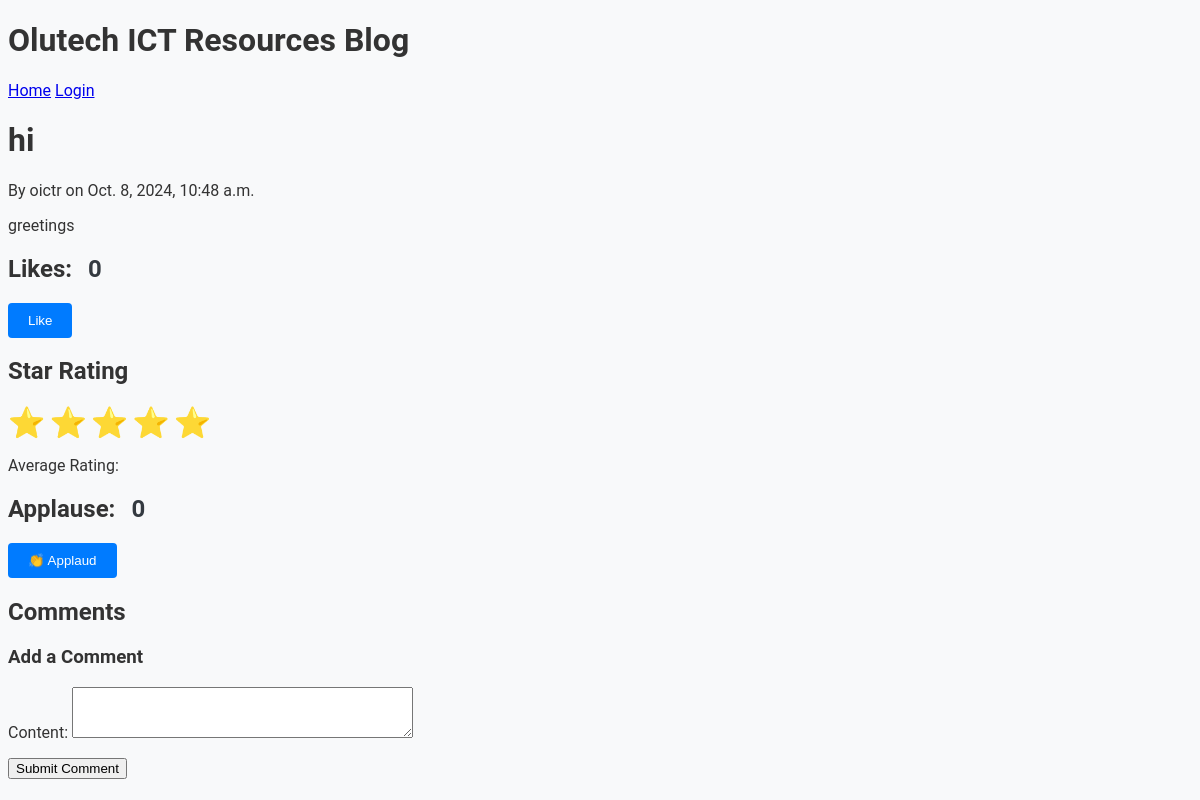
Screenshot of /post/3/ with the database file from the repository.
### blog/models.py (models this page shows, shortened)
class Post(models.Model):
    title = models.CharField(max_length=200)
    content = models.TextField()
    author = models.ForeignKey(User, on_delete=models.CASCADE)
    created_at = models.DateTimeField(default=timezone.now)

### blog/views.py (the view)
# urls.py: path('post/<int:pk>/', post_detail, name='post_detail'),
def post_detail(request, pk):
    post = get_object_or_404(Post, pk=pk)
    comments = post.comments.all()
    comment_form = CommentForm()
    return render(request, 'blog/post_detail.html', {
        'post': post,
        'comments': comments,
        'comment_form': comment_form,
    })

### blog/forms.py
class CommentForm(forms.ModelForm):
    class Meta:
        model = Comment
        fields = ['content']
        widgets = {
            'content': forms.Textarea(attrs={'rows': 3}),
        }

### blog/templates/blog/post_detail.html (shortened to what this page needs)
{% extends 'blog/base.html' %}
{% block content %}
<h1>{{ post.title }}</h1>
<p>By {{ post.author }} on {{ post.created_at }}</p>
<p>{{ post.content }}</p>
<h2>Likes: <span id="like-count">{{ post.likes.count }}</span></h2>
<button id="like-button">Like</button>
<h2>Star Rating</h2>
<div>
    {% for i in "12345" %}
        <span class="star" data-rating="{{ i }}">⭐</span>
    {% endfor %}
</div>
<p>Average Rating: {{ avg_rating }}</p>
<h2>Applause: <span id="applause-count">{{ post.applauses.count }}</span></h2>
<button id="applaud-button">👏 Applaud</button>
<h2>Comments</h2>
<h3>Add a Comment</h3>
<form method="POST" action="{% url 'create_comment' post.pk %}">
    {{ comment_form.as_p }}
    <button type="submit">Submit Comment</button>
</form>
{% endblock %}

### blog/static/css/style.css (style rules this page uses)
body { font-family: 'Roboto', sans-serif; background-color: #f8f9fa; color: #333; }
#like-button, #applaud-button { background-color: #007bff; color: white; border: none; padding: 10px 20px; border-radius: 4px; cursor: pointer; transition: background-color 0.3s ease; }
#like-count, #applause-count { font-size: 24px; font-weight: bold; color: #343a40; margin-left: 10px; }
.star { font-size: 30px; cursor: pointer; color: #ffd700; transition: transform 0.3s ease; }

### rows the page displays
Post: title "hi", author "oictr", created_at "Oct. 8, 2024, 10:48 a.m.", content "greetings", likes.count "0", applauses.count "0"
